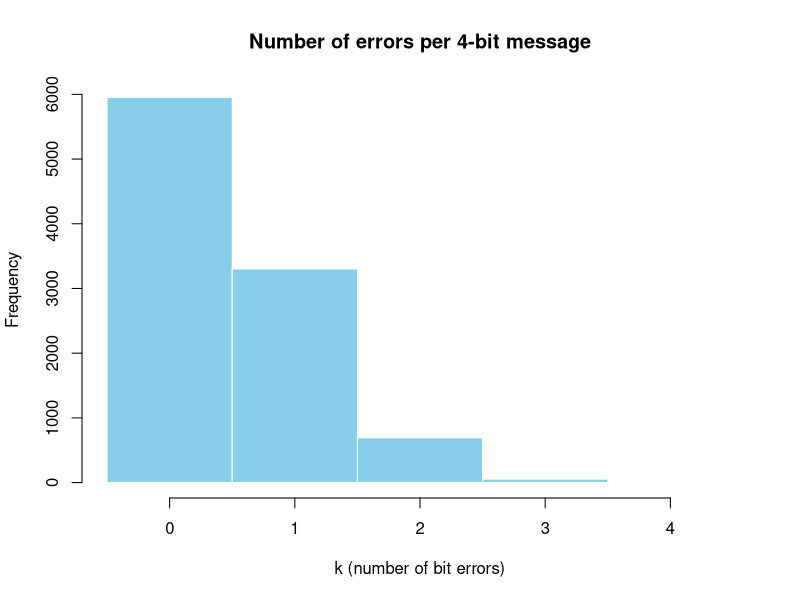
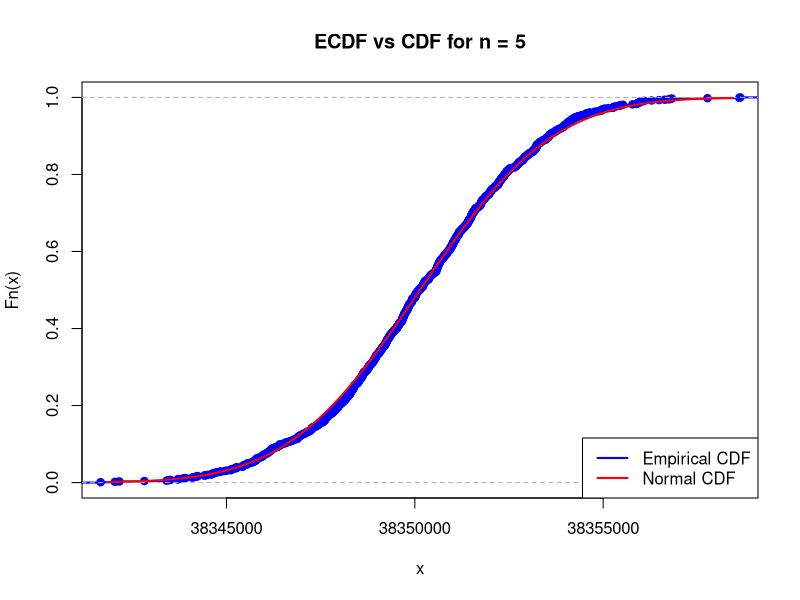
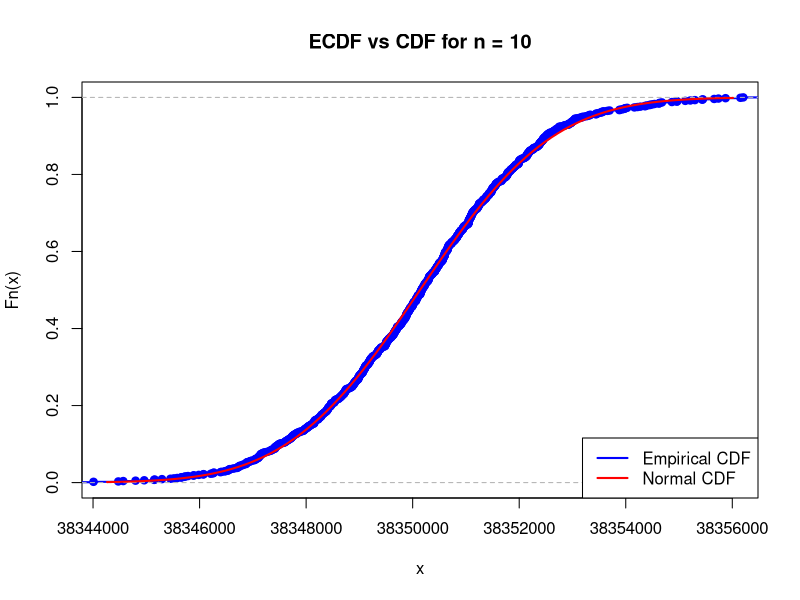
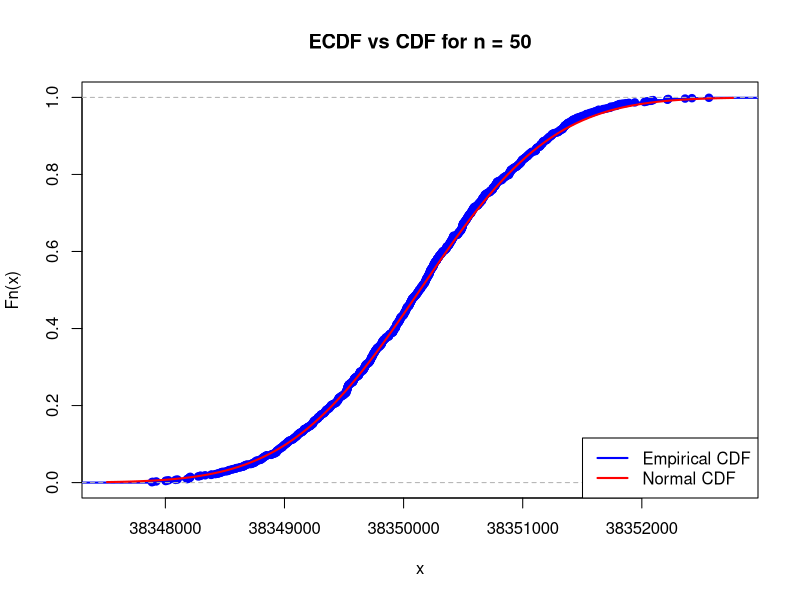
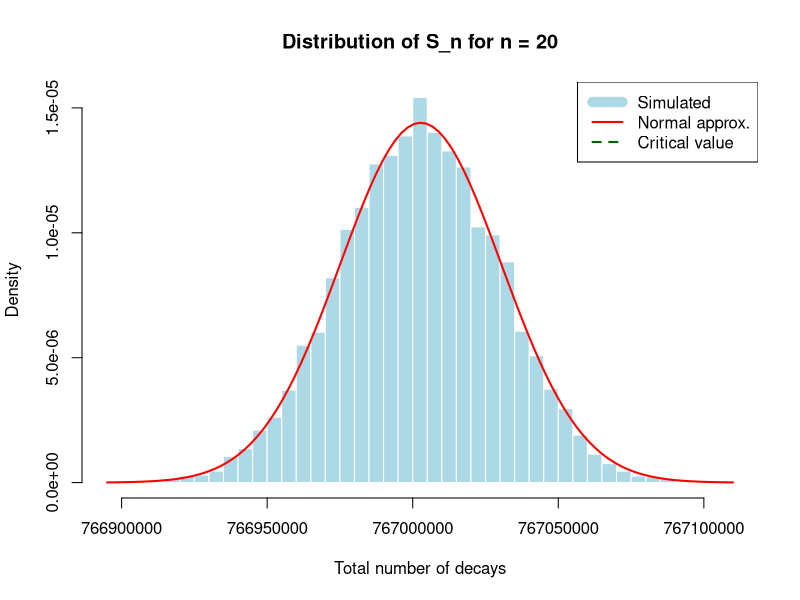
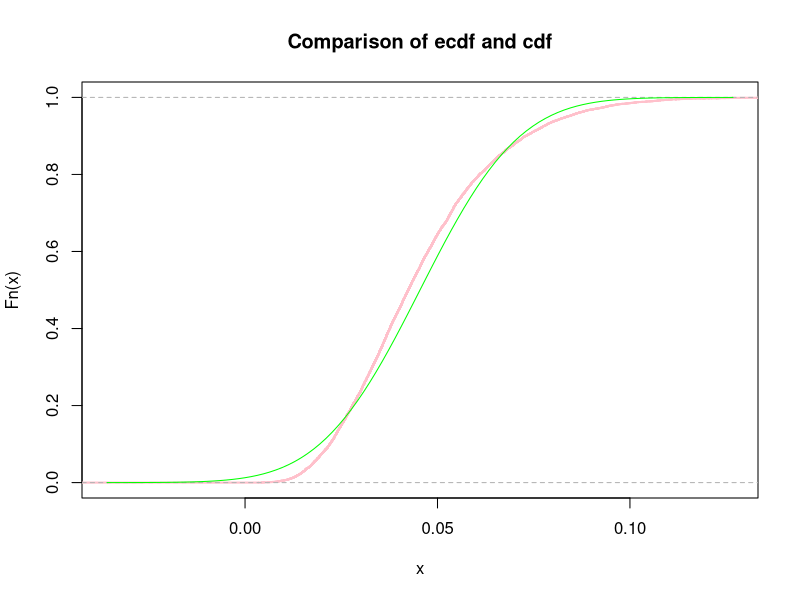
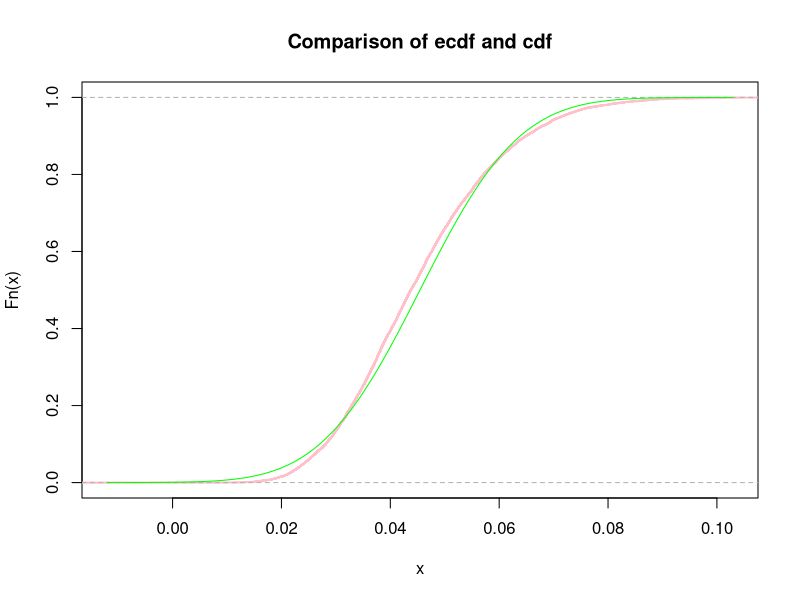
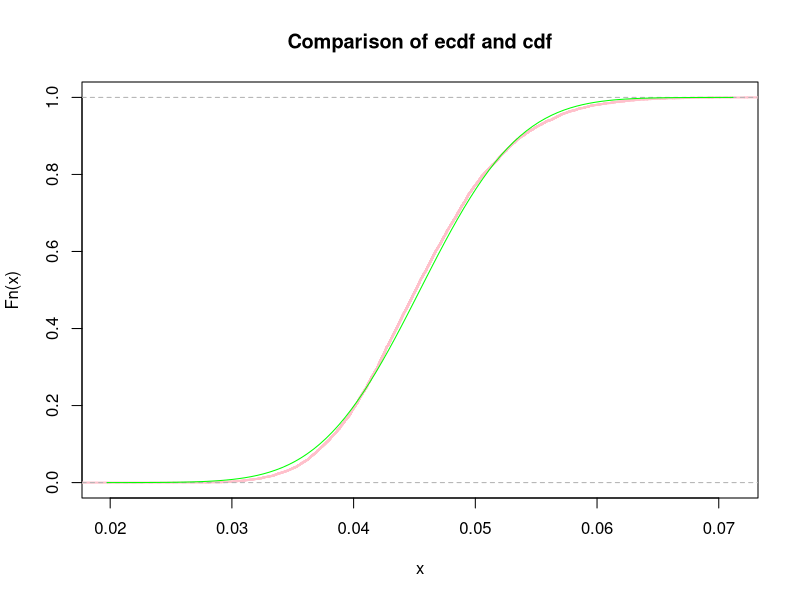

Source code (R) for these figures, in order:
## ---- chunk 1
set.seed(12)
## ---- chunk 2
# your team id number 
                          ###
id <- 12                  ### Change to the correct id!
                          ###
set.seed(id)
p <- id/100
# matrices G and H
G <- matrix(c(1, 1, 1, 0, 0, 0, 0,
		1, 0, 0, 1, 1, 0, 0,
		0, 1, 0, 1, 0, 1, 0,
		1, 1, 0, 1, 0, 0, 1), nrow = 4, byrow = TRUE)
H <- t(matrix(c(1, 0, 1, 0, 1, 0, 1,
		0, 1, 1, 0, 0, 1, 1,
		0, 0, 0, 1, 1, 1, 1), nrow = 3, byrow = TRUE))
# cat("The matrix G is: \n") 
#G  
#cat("The matrix H is: \n") 
#H
#cat("The product GH must be zero: \n")
#(G%*%H) %%2
## ---- chunk 3
# generate N messages

message_generator <- function(N) {
  matrix(sample(c(0,1), 4*N, replace = TRUE), nrow = N)
}  
messages <- message_generator(100)
codewords <- (messages %*% G) %% 2

encode <- function(messages) {
  (messages %*% G) %% 2
}

add_noise <- function(codewords, p) {
  E <- matrix(rbinom(length(codewords), size=1, prob=p), nrow = nrow(codewords))
  (codewords + E) %% 2 
} 

syndrome_vec <- function(r_row) {
  as.integer((r_row %*% H) %% 2)
} 

correct_errored <- function(r_row) {
  z <- syndrome_vec(r_row)
  pos <- z[1] + 2*z[2] + 4*z[3]
  if (pos > 0)
    r_row[pos] <- (r_row[pos] + 1) %% 2
  r_row
}


decode_message <- function(r_star) {
  c(r_star[3], r_star[5], r_star[6], r_star[7])
}
## ---- chunk 4
simulate_hamming <- function(N, p) {
  messages  <- message_generator(N)
  codewords <- encode(messages)
  received  <- add_noise(codewords, p)
  corrected <- t(apply(received, 1, correct_errored))
  decoded   <- t(apply(corrected, 1, decode_message))
  
  success <- apply(decoded == messages, 1, all)
  rate <- mean(success)
  
  cat("estimated p =", rate, "\n")
  
  list(
    rate = rate,
    success = success,
    messages = messages,
    codewords = codewords,
    received = received,
    corrected = corrected,
    decoded = decoded
  )
}

N <- 10000
sim <- simulate_hamming(N, p)
p_hat <- sim$rate
p_hat

## ---- chunk 5

standard_error <- sqrt(p_hat*(1-p_hat)/N)
z <- qnorm(0.975)
epsilon <- z*standard_error

interval <- c(lower= p_hat - epsilon, upper= p_hat + epsilon)
interval

## ---- chunk 6
eps <- 0.03
cat(p_hat)

N_worst <- ceiling((z^2)*0.25/(eps^2))
N_worst

## ---- chunk 7
K <- rbinom(N, size = 4, prob = p)

hist(K,
     breaks = seq(-0.5, 4.5, by = 1),
     col = "skyblue", border = "white",
     main = "Number of errors per 4-bit message",
     xlab = "k (number of bit errors)",
     ylab = "Frequency")
## ---- chunk 8
# Physical constants and parameters for Cesium-137
# Half-life period in years
T_years <- 30.1
# Convert to seconds
T_seconds <- T_years * 365.25 * 24 * 3600
# Atomic mass of Cesium-137 (g/mol)
M <- 137
# Avogadro constant (atoms/mol)
N_A <- 6e23
# Mass of each sample in grams (id * 10^-6 g)
m <- id * 1e-6

# Calculate activity lambda: probability that one nucleus decays in one second
lambda <- log(2) / T_seconds

# Calculate number of atoms in one sample
N_atoms <- (m / M) * N_A

# Calculate Poisson parameter μ for one sample
mu <- N_atoms * lambda

cat("Poisson parameter μ for one sample:", mu, "\n")
cat("This represents the expected number of decays per second in one sample.\n")
## ---- chunk 9
# Number of simulations
K <- 1e3
# Sample size
n <- 5

# Simulate K sample means, each computed from n Poisson observations
sample_means_5 <- colMeans(matrix(rpois(n*K, lambda = mu), nrow=n))

# According to CLT, sample mean ~ N(mu, mu/n)
# Mean of the normal approximation
mu_normal_5 <- mu
# Standard deviation of the normal approximation
sigma_normal_5 <- sqrt(mu/n)

# Plot ecdf vs cdf
xlims_5 <- c(mu_normal_5 - 3*sigma_normal_5, mu_normal_5 + 3*sigma_normal_5)
Fs_5 <- ecdf(sample_means_5)

plot(Fs_5, 
     xlim = xlims_5, 
     ylim = c(0,1),
     col = "blue",
     lwd = 2,
     main = paste("ECDF vs CDF for n =", n))
curve(pnorm(x, mean = mu_normal_5, sd = sigma_normal_5), 
      col = "red", lwd = 2, add = TRUE)
legend("bottomright", 
       legend = c("Empirical CDF", "Normal CDF"), 
       col = c("blue", "red"), 
       lwd = 2)

# Calculate maximal difference (Kolmogorov-Smirnov statistic)
# https://en.wikipedia.org/wiki/Kolmogorov%E2%80%93Smirnov_test
x_vals_5 <- sort(sample_means_5)
empirical_cdf_5 <- Fs_5(x_vals_5)
theoretical_cdf_5 <- pnorm(x_vals_5, mean = mu_normal_5, sd = sigma_normal_5)
max_diff_5 <- max(abs(empirical_cdf_5 - theoretical_cdf_5))

cat("For n =", n, ":\n")
cat("  Theoretical mean μ =", mu_normal_5, "\n")
cat("  Theoretical standard deviation σ =", sigma_normal_5, "\n")
cat("  Sample mean of sample means =", mean(sample_means_5), "\n")
cat("  Sample std dev of sample means =", sd(sample_means_5), "\n")
cat("  Maximum difference between ECDFs =", max_diff_5, "\n\n")
## ---- chunk 10
# Sample size
n <- 10

# Simulate K sample means
sample_means_10 <- colMeans(matrix(rpois(n*K, lambda = mu), nrow=n))

# Normal approximation parameters
mu_normal_10 <- mu
sigma_normal_10 <- sqrt(mu/n)

# Plot ecdf vs cdf
xlims_10 <- c(mu_normal_10 - 3*sigma_normal_10, mu_normal_10 + 3*sigma_normal_10)
Fs_10 <- ecdf(sample_means_10)

plot(Fs_10, 
     xlim = xlims_10, 
     ylim = c(0,1),
     col = "blue",
     lwd = 2,
     main = paste("ECDF vs CDF for n =", n))
curve(pnorm(x, mean = mu_normal_10, sd = sigma_normal_10), 
      col = "red", lwd = 2, add = TRUE)
legend("bottomright", 
       legend = c("Empirical CDF", "Normal CDF"), 
       col = c("blue", "red"), 
       lwd = 2)

# Calculate maximal difference
x_vals_10 <- sort(sample_means_10)
empirical_cdf_10 <- Fs_10(x_vals_10)
theoretical_cdf_10 <- pnorm(x_vals_10, mean = mu_normal_10, sd = sigma_normal_10)
max_diff_10 <- max(abs(empirical_cdf_10 - theoretical_cdf_10))

cat("For n =", n, ":\n")
cat("  Theoretical mean μ =", mu_normal_10, "\n")
cat("  Theoretical standard deviation σ =", sigma_normal_10, "\n")
cat("  Sample mean of sample means =", mean(sample_means_10), "\n")
cat("  Sample std dev of sample means =", sd(sample_means_10), "\n")
cat("  Maximum difference between ECDFs =", max_diff_10, "\n\n")
## ---- chunk 11
# Sample size
n <- 50

# Simulate K sample means
sample_means_50 <- colMeans(matrix(rpois(n*K, lambda = mu), nrow=n))

# Normal approximation parameters
mu_normal_50 <- mu
sigma_normal_50 <- sqrt(mu/n)

# Plot ecdf vs cdf
xlims_50 <- c(mu_normal_50 - 3*sigma_normal_50, mu_normal_50 + 3*sigma_normal_50)
Fs_50 <- ecdf(sample_means_50)

plot(Fs_50, 
     xlim = xlims_50, 
     ylim = c(0,1),
     col = "blue",
     lwd = 2,
     main = paste("ECDF vs CDF for n =", n))
curve(pnorm(x, mean = mu_normal_50, sd = sigma_normal_50), 
      col = "red", lwd = 2, add = TRUE)
legend("bottomright", 
       legend = c("Empirical CDF", "Normal CDF"), 
       col = c("blue", "red"), 
       lwd = 2)

# Calculate maximal difference
x_vals_50 <- sort(sample_means_50)
empirical_cdf_50 <- Fs_50(x_vals_50)
theoretical_cdf_50 <- pnorm(x_vals_50, mean = mu_normal_50, sd = sigma_normal_50)
max_diff_50 <- max(abs(empirical_cdf_50 - theoretical_cdf_50))

cat("For n =", n, ":\n")
cat("  Theoretical mean μ =", mu_normal_50, "\n")
cat("  Theoretical standard deviation σ =", sigma_normal_50, "\n")
cat("  Sample mean of sample means =", mean(sample_means_50), "\n")
cat("  Sample std dev of sample means =", sd(sample_means_50), "\n")
cat("  Maximum difference between ECDFs =", max_diff_50, "\n\n")
## ---- chunk 12
# Summary comparison
cat("Summary of CLT convergence:\n")
cat("n = 5:  Max difference =", max_diff_5, "\n")
cat("n = 10: Max difference =", max_diff_10, "\n")
cat("n = 50: Max difference =", max_diff_50, "\n\n")
cat("As n increases, the maximum difference decreases, confirming the CLT.\n")
cat("The empirical distribution converges to the theoretical normal distribution.\n")
## ---- chunk 13
# Critical threshold for total decays
critical_value <- 8e8

# Method 1: Markov Inequality
# P(S_n >= c) <= E[S_n] / c
# P(S_n < c) >= 1 - E[S_n] / c
# We need: 1 - n*mu / c >= 0.95
# => n*mu / c <= 0.05
# => n <= 0.05 * c / mu

n_markov <- floor(0.05 * critical_value / mu)
cat("Markov Inequality bound: n <=", n_markov, "\n")

# Method 2: Chernoff Bound
# For Poisson(lambda), MGF: M(t) = exp(lambda(e^t - 1))
# P(S_n >= c) <= exp(-t*c) * E[exp(t*S_n)] = exp(-t*c + n*mu*(e^t - 1))
# Minimize over t > 0
# Optimal t: c = n*mu*e^t => t = log(c/(n*mu))
# For given n, bound is: exp(n*mu - c + c*log(c/(n*mu)))
# We need this <= 0.05, solve numerically

# Try different values of n to find the bound
chernoff_bound <- function(n, mu, c) {
  # Bound is >= 1, not useful
  if (n * mu >= c) return(1)
  exp(n * mu - c + c * log(c / (n * mu)))
}

# Binary search for maximum n
n_low <- 1
n_high <- n_markov * 10
while (n_high - n_low > 1) {
  n_mid <- floor((n_low + n_high) / 2)
  if (chernoff_bound(n_mid, mu, critical_value) <= 0.05) {
    n_low <- n_mid
  } else {
    n_high <- n_mid
  }
}
n_chernoff <- n_low
cat("Chernoff Bound: n <=", n_chernoff, "\n")

# Method 3: Central Limit Theorem
# S_n ~ N(n*mu, n*mu) approximately
# P(S_n < c) = P((S_n - n*mu)/sqrt(n*mu) < (c - n*mu)/sqrt(n*mu))
# Using standard normal: P(Z < z) = 0.95 => z ≈ 1.645
# (c - n*mu)/sqrt(n*mu) = 1.645
# c - n*mu = 1.645 * sqrt(n*mu)
# Let x = sqrt(n*mu), then: c - x^2 = 1.645*x
# x^2 + 1.645*x - c = 0
# x = (-1.645 + sqrt(1.645^2 + 4*c)) / 2
# n = x^2 / mu

z_95 <- qnorm(0.95)
discriminant <- z_95^2 + 4 * critical_value
x_solution <- (-z_95 + sqrt(discriminant)) / 2
n_clt <- floor(x_solution^2 / mu)
cat("CLT bound: n <=", n_clt, "\n\n")

# Compare the three methods
cat("Comparison of theoretical bounds:\n")
cat("  Markov:   n <=", n_markov, "(most conservative)\n")
cat("  Chernoff: n <=", n_chernoff, "\n")
cat("  CLT:      n <=", n_clt, "(least conservative)\n\n")
## ---- chunk 14
# Use the CLT prediction as it's typically the most accurate
n_predicted <- n_clt
# Number of simulations for verification
K_sim <- 1e4

cat("Verifying with n =", n_predicted, "samples\n")
cat("Simulating", K_sim, "realizations...\n\n")

# Simulate K_sim realizations of the sum S_n
sums_sample <- replicate(K_sim, sum(rpois(n_predicted, lambda = mu)))

# Calculate empirical probability
empirical_prob <- mean(sums_sample < critical_value)

cat("Results of simulation:\n")
cat("  Expected value E[S_n] = n*μ =", n_predicted * mu, "\n")
cat("  Sample mean of sums =", mean(sums_sample), "\n")
cat("  Sample std dev of sums =", sd(sums_sample), "\n")
cat("  Theoretical std dev =", sqrt(n_predicted * mu), "\n\n")

cat("  Critical value:", critical_value, "\n")
cat("  Empirical probability P(S_n <", critical_value, ") =", empirical_prob, "\n")
cat("  Desired probability: 0.95\n\n")

if (empirical_prob >= 0.95) {
  cat("SUCCESS: The empirical probability", empirical_prob, 
      "is at or above the desired 0.95 level.\n")
  cat("The laboratory can safely store up to", n_predicted, "samples.\n")
} else {
  cat("WARNING: The empirical probability", empirical_prob, 
      "is below the desired 0.95 level.\n")
  cat("Consider using a more conservative bound (n =", n_chernoff, ").\n")
}

# Histogram of the sums
hist(sums_sample, 
     breaks = 50, 
     probability = TRUE,
     main = paste("Distribution of S_n for n =", n_predicted),
     xlab = "Total number of decays",
     col = "lightblue",
     border = "white")

# Add normal approximation curve
curve(dnorm(x, mean = n_predicted * mu, sd = sqrt(n_predicted * mu)), 
      col = "red", lwd = 2, add = TRUE)

# Add vertical line at critical value
abline(v = critical_value, col = "darkgreen", lwd = 2, lty = 2)
legend("topright", 
       legend = c("Simulated", "Normal approx.", "Critical value"), 
       col = c("lightblue", "red", "darkgreen"), 
       lwd = c(10, 2, 2),
       lty = c(1, 1, 2))
## ---- chunk 15
teamid <- 12
v <- teamid + 10
nu1 <- 1/v  #µ = 1/lambda
sigma_squared <- 1/(v^2)
K <- 10000

for (n in c(5,10,50)){

  sample_means <- colMeans(matrix(rexp(n*K, rate = v), nrow=n)) #generate vctor of samples
  Fs <- ecdf(sample_means) #emprirical ecdf from sample
  
  mu <- nu1       # expectation of sample mean is just µ
  sigma <- sqrt(sigma_squared) / sqrt(n)   # sd
  
  cat("Parameters of the standard normal approximation", mu, sigma, "\n")
  
  xlims <- c(mu - 4 * sigma, mu + 4 * sigma)
  Fs <- ecdf(sample_means)
  plot(Fs, 
       xlim = xlims, 
       col = "pink",
       lwd = 2,
       main = "Comparison of ecdf and cdf")
  curve(pnorm(x, mean = mu, sd = sigma), col = "green", add = TRUE)
  
  # take a grid of 200 points tj within 3σ of µ
  t_min <- mu - 3 * sigma  
  t_max <- mu + 3 * sigma
  
  t_points <- seq(t_min, t_max, length.out = 200)
  #count values of Fs_t, Fz_t 
  Fs_t <- Fs(t_points)
  Fz_t <- pnorm(t_points, mean = mu, sd = sigma)
  
  max_difference <- max(abs(Fs_t - Fz_t))
  
  cat("Max difference", max_difference, "\n")
  cat("We can see that with larger n (5,10,50) we have better approximation, max diference is less with each iteration,and graffics are almost overlap\n")
}
## ---- chunk 16
mu <- 0       # change this!
sigma <- 1    # change this!
## ---- chunk 17
xlims <- c(mu-3*sigma,mu+3*sigma)
Fs <- ecdf(sample_means)
plot(Fs, 
     xlim = xlims, 
     col = "blue",
     lwd = 2,
     main = "Comparison of ecdf and cdf")
curve(pnorm(x, mean = mu, sd = sigma), col = "red", lwd = 2, add = TRUE)
## ---- chunk 18
        mu <- 12 # team id
        sigma <- 31 # 2 * team id number + 7
        sd = sqrt(sigma)
        N <- 100


        x = rnorm(N, mean = mu, sd = sd) # Simulate realization for X
        y = 1/x # realization for Y

        mean_x <- mean(x)  # X̄
        mean_y <- mean(y)  # Ȳ
        inverted_mean_x <- 1 / mean_x

        #show results
        print("Sample mean X̄ " )
        print(mean_x)

        print("Inverted mean 1/X")
        print(inverted_mean_x)

        print("Sample mean Ȳ = mean(1/X)")
        print(mean_y)

        print("Difference between inverted mean [1/X̄] and  sample mean Ȳ [mean(1/X)] ")

        print(abs(inverted_mean_x - mean_y))

        print("We can see that difference is not equal to zero, so the equality 1/X̄ = [mean(1/X)] is not true")

## ---- chunk 19
        lambda <- 2
        n <- 100

        #generate a cdf for X and Y and set Z
        X <- rexp(n, rate = 2)
        Y <- rexp(n, rate = 2)
        Z = log(X) + 5  # Z is dependent on X

        # Q-Q plot for X and Y
        qqplot(X, Y, main = "Q-Q plot for X and Y",
            xlab = "X quantiles",
            ylab = "Y quantiles",
            col = "pink")
        abline(0, 1, col = "blue")

        # scatterplot for X and Y
        plot(X, Y, main = "scatterplot for X and Y",
            xlab = "X",
            ylab = "Y",
            col = "pink")

        # Q-Q plot for X and Z
        qqplot(X, Z, main = "Q-Q Plot for X and Z",
            xlab = "X quantiles",
            ylab = "Z quantiles",
            col = "purple")
        abline(0, 1, col = "blue")
        
        # scatterplot for X and Z
        plot(X, Z, main  = "scatterplot for X and Z",
            xlab = "X",
            ylab = "Z",
            col = "purple")

        cat("Summary:

        For X and Y in Q-Q plot :
        
        X and Y have same distribution ~ exp(2), so the quantiles coincide
        that form a plot where points overlap,
        and align along the line y = x
        
        For X and Y in scatterplot :
        
        It looks like graph with random points
        because there is no functional relationship between X and Y

        For X and Z in Q-Q plot :
        
        X has an exponential distribution when Z not
        
        For X and Y in scatterplot :
        
        We can saw that they are dependent and as result 
        points form a logarithmic curve
        
    Which pair of r.v.'s is dependent and which one is similar?
        
        X and Z are dependent and X and Y - similar")
## ---- chunk 20
        # Expected value if Binomial r.v. = n*p
        # Variance of Binomial r.v. = n*p*(1-p)
        n <- 3
        p <- 1/2
        expected_value_X <- n*p
        variance_X <- n*p*(1-p)
        N <- 100  # amoumt of values for simulation


        sample_for_simulation_X <- rbinom(N, size = n, prob = p) #generate sample for X 

        sample_mean_X <- mean(sample_for_simulation_X)

        squared_deviations_X <- (sample_for_simulation_X - sample_mean_X)^2
        sample_variance_X <- sum(squared_deviations_X) / (N- 1)


        cat("Results:
            Expected value of X",expected_value_X,
            "Variance of X" , variance_X,
        
            "Sample mean of X", sample_mean_X,
            "Sample variance of X", sample_variance_X)
## ---- chunk 21
        #Y = 0.5 *X - 1
        # to calculate expected value of Y we apply linearity of expectation
        # E(Y) = E(0.5*X - 1) =  E(0.5*X) - E(1) = 0.5 * E(X) - 1

        expected_value_Y <- (0.5 * expected_value_X) - 1

        # and to calculate variance of Y we also apply its properties
        # Var(0.5*X - 1) = Var(0.5*X) = 0.5^2*Var(X) = 0.25*Var(X)

        variance_Y <- 0.25 * variance_X

        #generate sample for Y
        sample_for_simulation_Y = 0.5 * sample_for_simulation_X -1
        sample_mean_Y <- mean(sample_for_simulation_Y)

        squared_deviations_Y <- (sample_for_simulation_Y - sample_mean_Y)^2
        sample_variance_Y <- sum(squared_deviations_Y) / (N- 1)

        cat("Results:
            Expected value of Y",expected_value_Y,
            "Variance of Y" , variance_Y,
        
            "Sample mean of Y", sample_mean_Y,
            "Sample variance of Y", sample_variance_Y)
